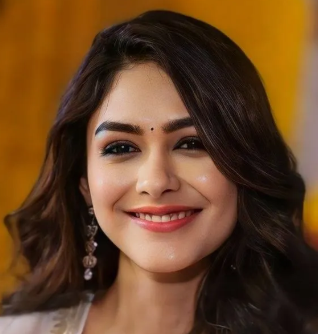
#> input picture Computer Vision/wscube/mrunal1.png, 318 x 334 px
$ jupyter execute --allow-errors '04-Reszie Scaling and Rotation.ipynb'
#> lines starting #> are read from the running program, lines starting #| are printed output that depends on the picture
[cell 1]
import cv2

# Load the image
image = cv2.imread('mrunal1.png')
#> image is the input picture: shape (334, 318, 3); mean B, G, R 38.4, 68.9, 104.6

# Define new dimensions
new_width = 300
new_height = 200
new_dimensions = (new_width, new_height)

# Resize the image
resized_image = cv2.resize(image, new_dimensions, interpolation=cv2.INTER_LINEAR)
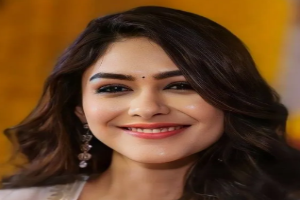
#> resized_image: shape (200, 300, 3); mean B, G, R 38.3, 68.8, 104.5

# Save or display the resized image
cv2.imwrite('resized_image.jpg', resized_image)
cv2.imshow('Original Image', image)
cv2.imshow('Resized Image', resized_image)
cv2.waitKey(0)
cv2.destroyAllWindows()

[cell 2]
import cv2

# Load the image
image = cv2.imread('flowers.jpg')
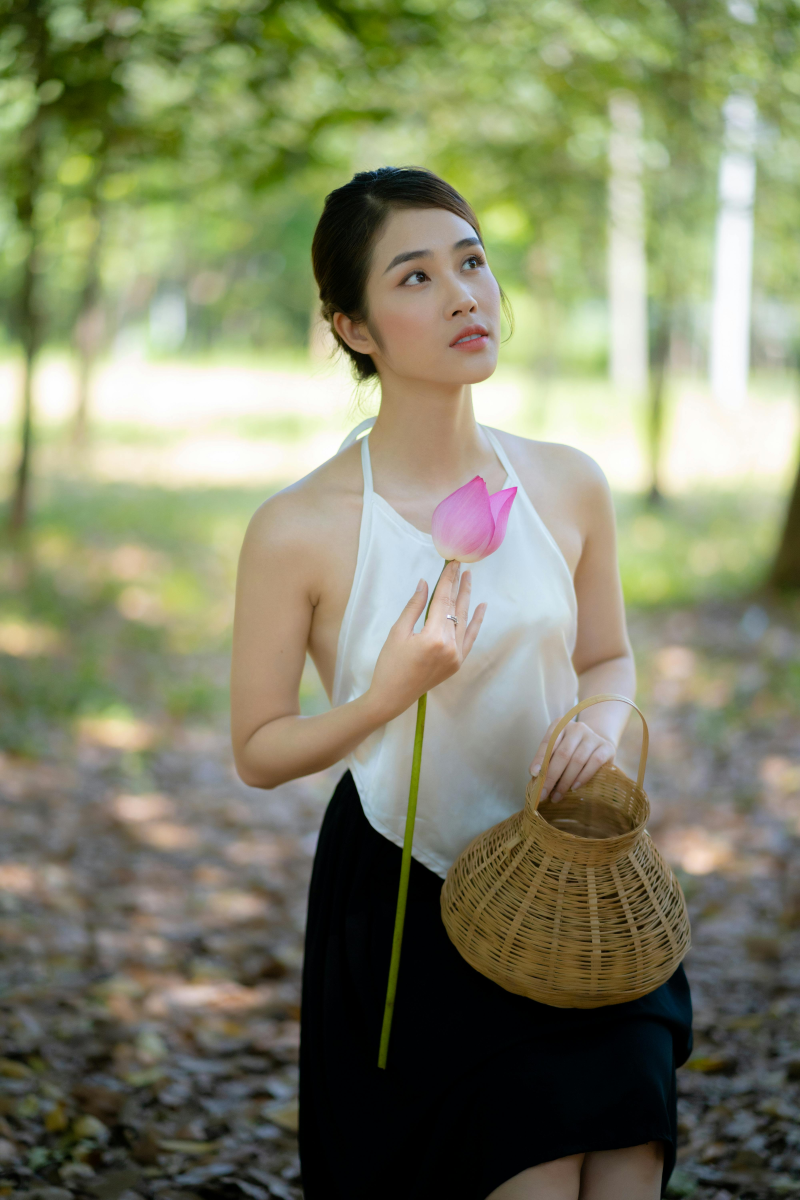
#> input picture Computer Vision/wscube/flowers.jpg, 4000 x 6000 px (shown at 1/5 size)
#> image is the input picture: shape (6000, 4000, 3); mean B, G, R 104.6, 132.5, 129.7

# Define scale factors
scale_x = 0.5  # Scale down to 50% of the original width
scale_y = 0.5  # Scale down to 50% of the original height

# Resize the image
resized_image = cv2.resize(image, None, fx=scale_x, fy=scale_y, interpolation=cv2.INTER_LINEAR)
#> resized_image: shape (3000, 2000, 3)

# Save or display the resized image
cv2.imwrite('resized_image_scaled.jpg', resized_image)
cv2.imshow('Resized Image', resized_image)
cv2.waitKey(0)
cv2.destroyAllWindows()

[cell 3]
# Maintaining Aspect Ratio
import cv2

# Load the image
image = cv2.imread('sai1.png')
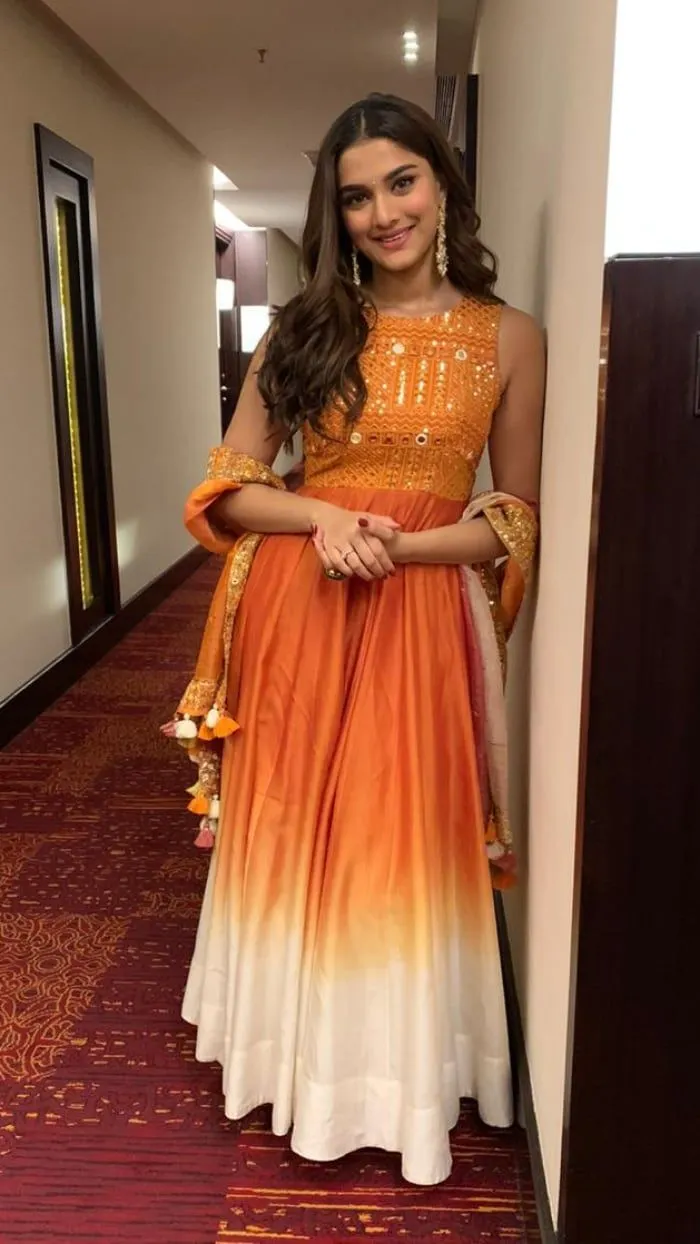
#> input picture Computer Vision/wscube/sai1.png, 700 x 1244 px
#> image is the input picture: shape (1244, 700, 3); mean B, G, R 69.3, 91.3, 136.8

# Get original dimensions
original_height, original_width = image.shape[:2]
#> original_height = 1244; original_width = 700

# Desired width
desired_width = 400

# Calculate the aspect ratio
aspect_ratio = original_height / original_width
#> aspect_ratio = 1.78

# Compute new dimensions
new_width = desired_width
new_height = int(desired_width * aspect_ratio)
#> new_height = 710

# Resize the image
resized_image = cv2.resize(image, (new_width, new_height), interpolation=cv2.INTER_LINEAR)
#> resized_image: shape (710, 400, 3)

# Save or display the resized image
# cv2.imwrite('resized_image_aspect_ratio.jpg', resized_image)
cv2.imshow('Resized Image with Aspect Ratio', resized_image)
cv2.waitKey(0)
cv2.destroyAllWindows()

To rotate an image using OpenCV, it's essential to understand the underlying affine transformation process, which combines rotation and translation operations. Here's a structured breakdown:

### Core Rotation Matrix

In a 2D Cartesian coordinate system, rotating a point $(x, y)$ around the origin by an angle $\theta$ counterclockwise is achieved using the rotation matrix:

$$
R = \begin{bmatrix}
\cos\theta & -\sin\theta \\
\sin\theta & \cos\theta
\end{bmatrix}
$$

This matrix, when multiplied with the coordinate vector of a point, yields the new coordinates after rotation.

### Adjusting for Arbitrary Rotation Centers

Images are typically rotated around their center rather than the origin. To rotate an image around a specific center point $(c_x, c_y)$, the transformation involves:

1. **Translation to the Origin**: Shift the image so that the center of rotation aligns with the origin.
2. **Rotation**: Apply the rotation matrix $R$.
3. **Translation Back to Original Position**: Shift the image back to its original position.

Combining these steps, the transformation matrix $M$ becomes:

$$
M = \begin{bmatrix}
\cos\theta & -\sin\theta & (1 - \cos\theta) \cdot c_x + \sin\theta \cdot c_y \\
\sin\theta & \cos\theta & -\sin\theta \cdot c_x + (1 - \cos\theta) \cdot c_y
\end{bmatrix}
$$

This matrix accounts for both rotation and the necessary translations to rotate around the desired center.

### Bounding Box Calculation to Prevent Cropping

Rotating an image can cause parts of it to be cropped if the output image dimensions are not adjusted. To ensure the entire rotated image fits within the frame, the new dimensions can be calculated as:

$$
\text{new\_width} = h \cdot |\sin\theta| + w \cdot |\cos\theta|
$$

$$
\text{new\_height} = h \cdot |\cos\theta| + w \cdot |\sin\theta|
$$

Where $w$ and $h$ are the original width and height of the image, respectively. This calculation ensures that the rotated image is fully contained within the new dimensions.

### OpenCV Implementation

OpenCV provides the `cv2.getRotationMatrix2D()` function, which simplifies the creation of the rotation matrix. The function's syntax is:

$$
M = \text{cv2.getRotationMatrix2D}((c_x, c_y), \theta, \text{scale})
$$

Where:

- $(c_x, c_y)$: Center of rotation.
- $\theta$: Rotation angle in degrees.
- `scale`: Scaling factor.

The resulting matrix $M$ is then used with `cv2.warpAffine()` to apply the rotation:

$$
\text{rotated\_image} = \text{cv2.warpAffine}(\text{image}, M, (\text{new\_width}, \text{new\_height}))
$$

This function applies the affine transformation defined by $M$ to the image, producing the rotated output.

Understanding these mathematical foundations allows for precise control over image rotation, ensuring that transformations are performed as intended without unintended cropping or distortion.

[cell 4]
import cv2
import numpy as np

# Load image
image = cv2.imread("image.png")  # Change path as needed
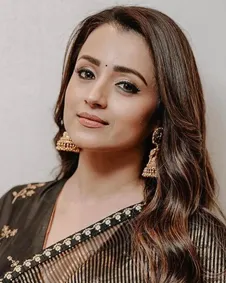
#> input picture Computer Vision/wscube/image.png, 226 x 283 px
#> image is the input picture: shape (283, 226, 3); mean B, G, R 103.4, 114.3, 134.7
(h, w) = image.shape[:2]  # Get height and width
#> h = 283; w = 226

angle = 30  # Rotation angle
center = (w // 2, h // 2)  # Find center of image
#> center = (113, 141)

# Get the rotation matrix
M = cv2.getRotationMatrix2D(center, angle, 1.0)

# Compute new bounding box size to prevent cropping
cos_theta = np.abs(M[0, 0])  # cos(theta)
#> cos_theta = 0.866
sin_theta = np.abs(M[0, 1])  # sin(theta)
#> sin_theta = 0.5

new_w = int((h * sin_theta) + (w * cos_theta))
#> new_w = 337
new_h = int((h * cos_theta) + (w * sin_theta))
#> new_h = 358

# Adjust the rotation matrix to consider translation
M[0, 2] += (new_w / 2) - center[0]
M[1, 2] += (new_h / 2) - center[1]

# Apply rotation
rotated = cv2.warpAffine(image, M, (new_w, new_h))
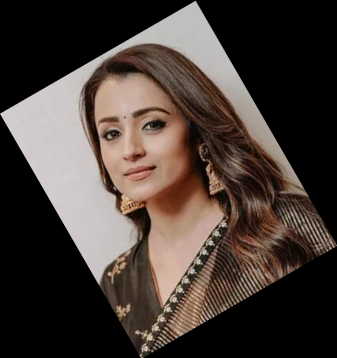
#> rotated: shape (358, 337, 3); mean B, G, R 54.8, 60.6, 71.4

# Resize rotated image to match original height
rotated_resized = cv2.resize(rotated, (w, h))  # Resize to original width and height
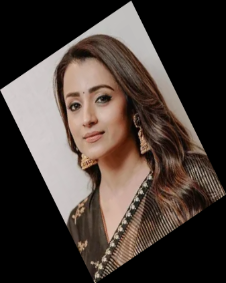
#> rotated_resized: shape (283, 226, 3); mean B, G, R 54.8, 60.5, 71.4

# Show result
hstacked = np.hstack([image, rotated_resized])
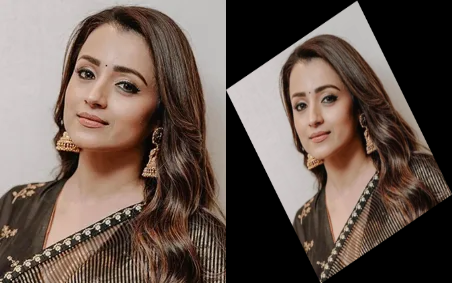
#> hstacked: shape (283, 452, 3); mean B, G, R 79.1, 87.4, 103
cv2.imshow("Rotated Image", hstacked)
cv2.waitKey(0)
cv2.destroyAllWindows()

### **Blur Image**

### Image Blurring Techniques

Image blurring is a fundamental image processing technique used for various purposes, including noise reduction, detail smoothing, and creating special effects. Here are three common blurring methods:

**1. Gaussian Blurring:**

* **Definition:** Gaussian blur is achieved by convolving an image with a Gaussian function (a bell-shaped curve).
* **Purpose:**
    * Reduces image noise.
    * Smooths out details.
    * Used as a preprocessing step in machine learning and deep learning models.
* **Mechanism:** Each pixel's value is replaced by a weighted average of its neighboring pixels, where the weights are determined by a Gaussian distribution.

**2. Median Blurring:**

* **Definition:** Median blur uses a median filter, a non-linear digital filtering technique.
* **Purpose:**
    * Removes noise, especially "salt and pepper" noise (random black and white pixels).
    * Preserves edges better than Gaussian blur under certain conditions.
* **Mechanism:** Each pixel's value is replaced by the median value of its neighboring pixels.

**3. Bilateral Blurring:**

* **Definition:** Bilateral filtering is a non-linear, edge-preserving, and noise-reducing smoothing filter.
* **Purpose:**
    * Reduces noise while preserving sharp edges.
    * Smooths details without blurring prominent features.
* **Mechanism:**
    * Replaces each pixel's intensity with a weighted average of its neighboring pixels.
    * The weights consider both the spatial distance between pixels and the difference in their intensity values.
    * Weights can be based on a Gaussian distribution.
    * This ensures that pixels with similar intensities have a stronger influence on each other, preserving edges.

**Key Considerations:**

* **Kernel Size:** The size of the kernel (the neighborhood of pixels used for averaging) affects the degree of blurring. Larger kernels result in more significant blurring.
* **Noise Type:** Different blurring methods are more effective for specific types of noise. Median blur is excellent for salt and pepper noise, while Gaussian blur is better for Gaussian noise.
* **Edge Preservation:** Bilateral blur is designed to preserve edges, making it suitable for applications where detail retention is crucial.

**Applications:**

* **Image Editing:** Smoothing skin, reducing blemishes, creating depth of field effects.
* **Computer Vision:** Preprocessing images for feature extraction, noise reduction before object detection.
* **Medical Imaging:** Noise reduction in medical scans.
* **Astronomy:** Reducing atmospheric noise in astronomical images.

[cell 5]
import cv2
import numpy as np

image = cv2.imread("mrunal1.png")
gaussian_blur = cv2.GaussianBlur(image, (5, 5), 0)

cv2.imshow("Gaussian Blurred Image", gaussian_blur)
cv2.waitKey(0)
cv2.destroyAllWindows()

[cell 6]
image = cv2.imread("image.png")
median_blur = cv2.medianBlur(image, 5)

cv2.imshow("Median Blurred Image", median_blur)
cv2.waitKey(0)
cv2.destroyAllWindows()

[cell 7]
image = cv2.imread("image.png")
bilateral_blur = cv2.bilateralFilter(image, d=9, sigmaColor=75, sigmaSpace=75)

cv2.imshow("Bilateral Blurred Image", bilateral_blur)
cv2.waitKey(0)
cv2.destroyAllWindows()

[cell 8]
import cv2
import numpy as np

# Load the original image
image = cv2.imread("girl.jpg")  # Change this to your actual image path

# Ensure the image was loaded successfully
#> (the rest of this cell did not finish here and is left out)

### **Save image**

[cell 9]
import cv2
import numpy as np

[cell 10]
img = cv2.imread('girl.jpg')
#> (the rest of this cell did not finish here and is left out)

#### MakeBorder using OpenCV

[cell 11]
import cv2
import numpy as np

# Read image
img = cv2.imread('boy.jpg')
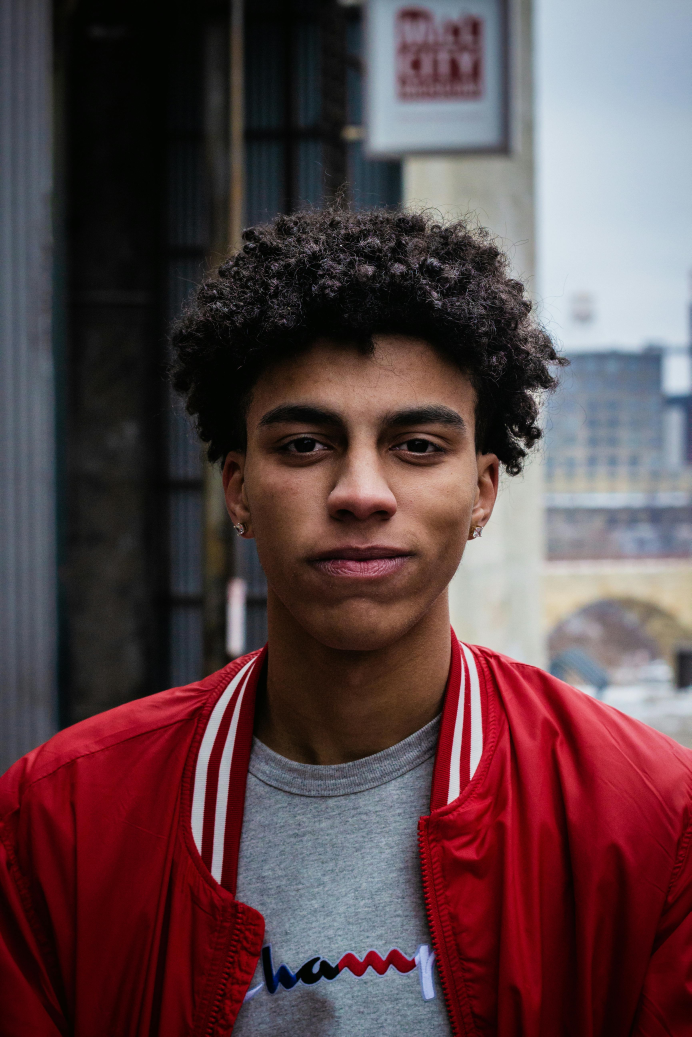
#> input picture Computer Vision/wscube/boy.jpg, 3456 x 5184 px (shown at 1/5 size)
#> img is the input picture: shape (5184, 3456, 3); mean B, G, R 72.6, 68.8, 91.9

# Define border size
border_size = 50  # Big border (Increase for a bolder effect)

# Add a thick red border
img1 = cv2.copyMakeBorder(src=img,
                          top=border_size,
                          bottom=border_size,
                          left=border_size,
                          right=border_size,
                          borderType=cv2.BORDER_CONSTANT,
                          value=(0, 0, 255))  # Red border (BGR format)

# Resize both images to match dimensions (keep aspect ratio)
height = 500  # Fixed height
width = 300   # Fixed width
img_resized = cv2.resize(img, (width, height))
img1_resized = cv2.resize(img1, (width, height))

# Stack side by side
hstack_img = np.hstack((img_resized, img1_resized))

# Show the stacked images
cv2.imshow("Original vs Bold Red Bordered", hstack_img)
cv2.waitKey(0)
cv2.destroyAllWindows()

[cell 12]
import cv2
import numpy as np

# Read image
img = cv2.imread('boy.jpg')

# Define different border sizes
thin_border = 10   # Small border (default)
medium_border = 50  # Medium bold border
thick_border = 100  # Very thick border

# Apply borders
img_thin = cv2.copyMakeBorder(img, thin_border, thin_border, thin_border, thin_border, cv2.BORDER_CONSTANT, value=(255, 255, 255))  # White border
img_medium = cv2.copyMakeBorder(img, medium_border, medium_border, medium_border, medium_border, cv2.BORDER_CONSTANT, value=(0, 0, 255))  # Medium Red border
img_thick = cv2.copyMakeBorder(img, thick_border, thick_border, thick_border, thick_border, cv2.BORDER_CONSTANT, value=(0, 0, 255))  # Thick Red border

# Resize all images to be the same size (for stacking)
width, height = 300, 500
img_resized = cv2.resize(img, (width, height))
img_thin_resized = cv2.resize(img_thin, (width, height))
img_medium_resized = cv2.resize(img_medium, (width, height))
img_thick_resized = cv2.resize(img_thick, (width, height))
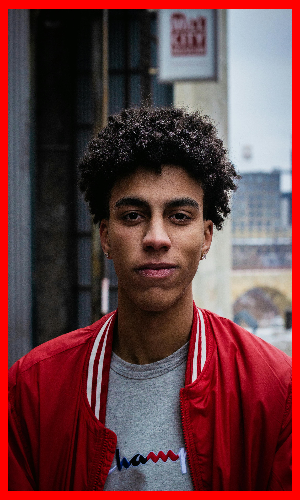
#> img_thick_resized: shape (500, 300, 3); mean B, G, R 66.2, 62.7, 106

# Stack all images side by side
hstack_img = np.hstack((img_resized, img_thin_resized, img_medium_resized, img_thick_resized))
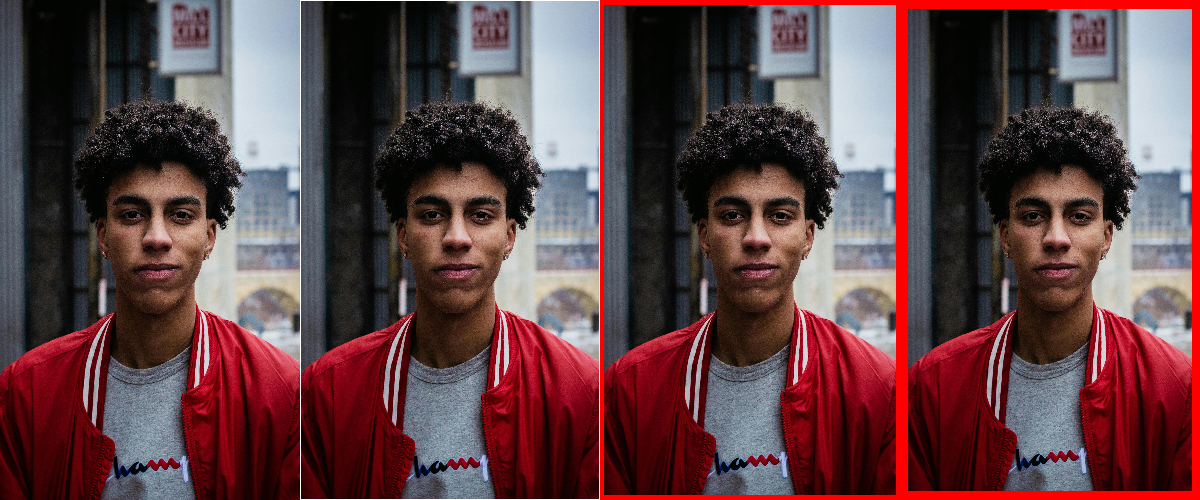
#> hstack_img: shape (500, 1200, 3); mean B, G, R 70.6, 66.9, 97.6

# Show the stacked images
cv2.imshow("Original | Thin Border | Medium Red Border | Thick Red Border", hstack_img)
cv2.waitKey(0)
cv2.destroyAllWindows()
